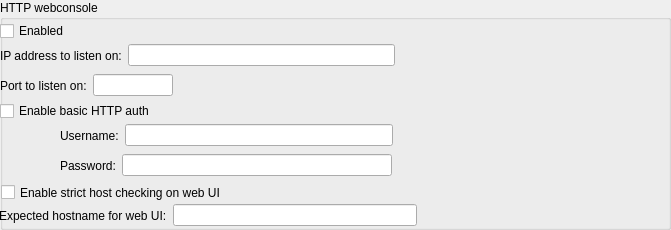
     <widget class="QGroupBox" name="webconsoleGroupBox">
      <property name="minimumSize">
       <size>
        <width>0</width>
        <height>230</height>
       </size>
      </property>
      <property name="maximumSize">
       <size>
        <width>16777215</width>
        <height>230</height>
       </size>
      </property>
      <property name="title">
       <string>HTTP webconsole</string>
      </property>
      <widget class="QCheckBox" name="webconsoleEnabledCheckBox">
       <property name="geometry">
        <rect>
         <x>0</x>
         <y>20</y>
         <width>97</width>
         <height>22</height>
        </rect>
       </property>
       <property name="text">
        <string>Enabled</string>
       </property>
      </widget>
      <widget class="QWidget" name="horizontalLayoutWidget_13">
       <property name="geometry">
        <rect>
         <x>0</x>
         <y>40</y>
         <width>661</width>
         <height>31</height>
        </rect>
       </property>
       <layout class="QHBoxLayout" name="horizontalLayout_13">
        <item>
         <widget class="QLabel" name="label_13">
          <property name="text">
           <string>IP address to listen on:</string>
          </property>
         </widget>
        </item>
        <item>
         <widget class="QLineEdit" name="webconsoleAddrLineEdit"/>
        </item>
        <item>
         <spacer name="horizontalSpacer_7">
          <property name="orientation">
           <enum>Qt::Horizontal</enum>
          </property>
          <property name="sizeHint" stdset="0">
           <size>
            <width>40</width>
            <height>20</height>
           </size>
          </property>
         </spacer>
        </item>
       </layout>
      </widget>
      <widget class="QWidget" name="horizontalLayoutWidget_14">
       <property name="geometry">
        <rect>
         <x>0</x>
         <y>70</y>
         <width>661</width>
         <height>31</height>
        </rect>
       </property>
       <layout class="QHBoxLayout" name="horizontalLayout_14">
        <item>
         <widget class="QLabel" name="label_14">
          <property name="text">
           <string>Port to listen on:</string>
          </property>
         </widget>
        </item>
        <item>
         <widget class="QLineEdit" name="webconsolePortLineEdit">
          <property name="maximumSize">
           <size>
            <width>80</width>
            <height>16777215</height>
           </size>
          </property>
         </widget>
        </item>
        <item>
         <spacer name="horizontalSpacer_8">
          <property name="orientation">
           <enum>Qt::Horizontal</enum>
          </property>
          <property name="sizeHint" stdset="0">
           <size>
            <width>40</width>
            <height>20</height>
           </size>
          </property>
         </spacer>
        </item>
       </layout>
      </widget>
      <widget class="QCheckBox" name="webconsoleBasicAuthCheckBox">
       <property name="geometry">
        <rect>
         <x>0</x>
         <y>100</y>
         <width>321</width>
         <height>22</height>
        </rect>
       </property>
       <property name="text">
        <string>Enable basic HTTP auth</string>
       </property>
      </widget>
      <widget class="QWidget" name="horizontalLayoutWidget_15">
       <property name="geometry">
        <rect>
         <x>60</x>
         <y>120</y>
         <width>601</width>
         <height>31</height>
        </rect>
       </property>
       <layout class="QHBoxLayout" name="horizontalLayout_15">
        <item>
         <widget class="QLabel" name="label_15">
          <property name="text">
           <string>Username:</string>
          </property>
         </widget>
        </item>
        <item>
         <widget class="QLineEdit" name="webconsoleUserNameLineEditBasicAuth"/>
        </item>
        <item>
         <spacer name="horizontalSpacer_9">
          <property name="orientation">
           <enum>Qt::Horizontal</enum>
          </property>
          <property name="sizeHint" stdset="0">
           <size>
            <width>40</width>
            <height>20</height>
           </size>
          </property>
         </spacer>
        </item>
       </layout>
      </widget>
      <widget class="QWidget" name="horizontalLayoutWidget_16">
       <property name="geometry">
        <rect>
         <x>60</x>
         <y>150</y>
         <width>601</width>
         <height>31</height>
        </rect>
       </property>
       <layout class="QHBoxLayout" name="horizontalLayout_16">
        <item>
         <widget class="QLabel" name="label_16">
          <property name="text">
           <string>Password:</string>
          </property>
         </widget>
        </item>
        <item>
         <widget class="QLineEdit" name="webconsolePasswordLineEditBasicAuth"/>
        </item>
        <item>
         <spacer name="horizontalSpacer_10">
          <property name="orientation">
           <enum>Qt::Horizontal</enum>
          </property>
          <property name="sizeHint" stdset="0">
           <size>
            <width>40</width>
            <height>20</height>
           </size>
          </property>
         </spacer>
        </item>
       </layout>
      </widget>
      <widget class="QCheckBox" name="httpStrictHeadersCheckBox">
       <property name="geometry">
        <rect>
         <x>1</x>
         <y>182</y>
         <width>661</width>
         <height>21</height>
        </rect>
       </property>
       <property name="text">
        <string>Enable strict host checking on web UI</string>
       </property>
      </widget>
      <widget class="QWidget" name="horizontalLayoutWidget_8">
       <property name="geometry">
        <rect>
         <x>-1</x>
         <y>200</y>
         <width>661</width>
         <height>31</height>
        </rect>
       </property>
       <layout class="QHBoxLayout" name="horizontalLayout_49">
        <item>
         <widget class="QLabel" name="label_52">
          <property name="text">
           <string>Expected hostname for web UI:</string>
          </property>
         </widget>
        </item>
        <item>
         <widget class="QLineEdit" name="httpHostnameLineEdit"/>
        </item>
        <item>
         <spacer name="horizontalSpacer_38">
          <property name="orientation">
           <enum>Qt::Horizontal</enum>
          </property>
          <property name="sizeHint" stdset="0">
           <size>
            <width>40</width>
            <height>20</height>
           </size>
          </property>
         </spacer>
        </item>
       </layout>
      </widget>
     </widget>
